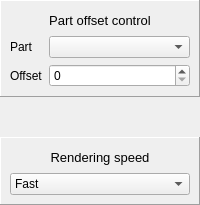
        <widget class="QFrame" name="frame_30">
         <property name="frameShape">
          <enum>QFrame::NoFrame</enum>
         </property>
         <property name="frameShadow">
          <enum>QFrame::Raised</enum>
         </property>
         <layout class="QVBoxLayout" name="verticalLayout_12">
          <property name="spacing">
           <number>0</number>
          </property>
          <property name="leftMargin">
           <number>0</number>
          </property>
          <property name="topMargin">
           <number>0</number>
          </property>
          <property name="rightMargin">
           <number>0</number>
          </property>
          <property name="bottomMargin">
           <number>0</number>
          </property>
          <item>
           <widget class="QFrame" name="frame_31">
            <property name="frameShape">
             <enum>QFrame::Panel</enum>
            </property>
            <property name="frameShadow">
             <enum>QFrame::Raised</enum>
            </property>
            <layout class="QFormLayout" name="formLayout">
             <property name="leftMargin">
              <number>9</number>
             </property>
             <property name="rightMargin">
              <number>9</number>
             </property>
             <item row="0" column="0" colspan="2">
              <widget class="QLabel" name="label_13">
               <property name="minimumSize">
                <size>
                 <width>0</width>
                 <height>20</height>
                </size>
               </property>
               <property name="maximumSize">
                <size>
                 <width>16777215</width>
                 <height>20</height>
                </size>
               </property>
               <property name="font">
                <font>
                 <pointsize>10</pointsize>
                </font>
               </property>
               <property name="text">
                <string>Part offset control</string>
               </property>
               <property name="alignment">
                <set>Qt::AlignCenter</set>
               </property>
              </widget>
             </item>
             <item row="1" column="0">
              <widget class="QLabel" name="label_16">
               <property name="text">
                <string>Part</string>
               </property>
              </widget>
             </item>
             <item row="1" column="1">
              <widget class="QComboBox" name="shapePartNameComboBox"/>
             </item>
             <item row="2" column="0">
              <widget class="QLabel" name="label_9">
               <property name="text">
                <string>Offset</string>
               </property>
              </widget>
             </item>
             <item row="2" column="1">
              <widget class="QSpinBox" name="partOffsetSpinBox">
               <property name="maximum">
                <number>105</number>
               </property>
              </widget>
             </item>
            </layout>
           </widget>
          </item>
          <item>
           <spacer name="verticalSpacer_3">
            <property name="orientation">
             <enum>Qt::Vertical</enum>
            </property>
            <property name="sizeHint" stdset="0">
             <size>
              <width>20</width>
              <height>40</height>
             </size>
            </property>
           </spacer>
          </item>
          <item>
           <widget class="QFrame" name="frame_11">
            <property name="frameShape">
             <enum>QFrame::Panel</enum>
            </property>
            <property name="frameShadow">
             <enum>QFrame::Raised</enum>
            </property>
            <layout class="QVBoxLayout" name="verticalLayout_15">
             <item>
              <widget class="QLabel" name="label_12">
               <property name="minimumSize">
                <size>
                 <width>0</width>
                 <height>20</height>
                </size>
               </property>
               <property name="maximumSize">
                <size>
                 <width>16777215</width>
                 <height>20</height>
                </size>
               </property>
               <property name="font">
                <font>
                 <pointsize>10</pointsize>
                </font>
               </property>
               <property name="text">
                <string>Rendering speed</string>
               </property>
               <property name="alignment">
                <set>Qt::AlignCenter</set>
               </property>
              </widget>
             </item>
             <item>
              <widget class="QComboBox" name="speedPlotDrawComboBox">
               <item>
                <property name="text">
                 <string>Fast</string>
                </property>
               </item>
               <item>
                <property name="text">
                 <string>Simple</string>
                </property>
               </item>
               <item>
                <property name="text">
                 <string>Polygon</string>
                </property>
               </item>
              </widget>
             </item>
            </layout>
           </widget>
          </item>
         </layout>
        </widget>
